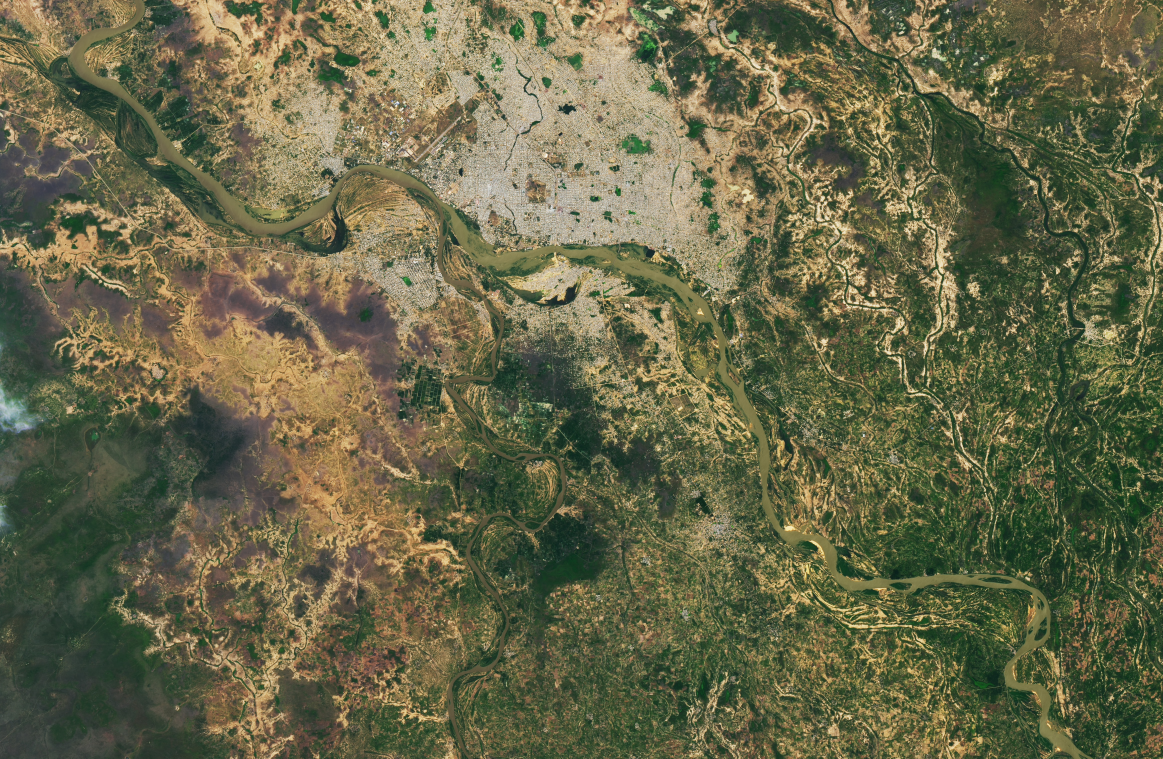
#> input picture isat/rgb.jpg, 3488 x 2276 px (shown at 1/3 size)
$ jupyter execute --allow-errors tp2.ipynb
#> lines starting #> are read from the running program, lines starting #| are printed output that depends on the picture; long printed decimals are rounded
[cell 1]
import numpy as np
import matplotlib.pyplot as plt
from PIL import Image
import math
import cv2
import os
from os.path import isfile, join

[cell 2]
rgb_image=plt.imread("rgb.jpg")
#> rgb_image is the input picture: shape (2276, 3488, 3); mean R, G, B 103.3, 102.8, 72.9

plt.imshow(rgb_image)

[cell 3]
def cut_image(img,x,y,t1,t2):
#> called with x = 0, y = 0, t1 = 400, t2 = 400
    return img[x:t1+x,y:t2+y,:]
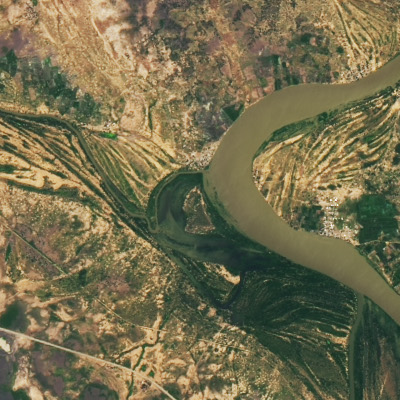
#> returned value: shape (400, 400, 3); mean of channels 0, 1, 2 116.2, 109.4, 78.1; drawn as R, G, B

def save_image(img,name,format="png"):
    im = Image.fromarray(img)
    im.save(f"{name}."+format)


cutted_image=cut_image(rgb_image,0,0,400,400)

plt.imshow(cutted_image)
#save_image(cv2.cvtColor(cutted_image, cv2.COLOR_BGR2GRAY),"my_image","jpeg")

[cell 4]
save_image(cutted_image,"my_image","png")
save_image(cutted_image,"my_image","jpeg")
save_image(cutted_image,"my_image","bmp")
save_image(cutted_image,"my_image","tiff")
save_image(cutted_image,"my_image","gif")

[cell 5]
files = [f for f in os.listdir(".") if isfile(join(".", f)) and f.split(".")[0]=="my_image" ]

png_image=plt.imread(files[0])
plt.title(files[0].split(".")[1])
plt.imshow(png_image)
print("Taille image format png:", os.stat(files[0]).st_size/(1024),"KB")

[cell 6]
bmp_img=plt.imread(files[1])
plt.title(files[1].split(".")[1])
plt.imshow(bmp_img)
print("Taille image format bmp:", os.stat(files[1]).st_size/(1024),"KB")

[cell 7]
gif_img=plt.imread(files[2])
plt.title(files[2].split(".")[1])
plt.imshow(gif_img)
print("Taille image format png:", os.stat(files[2]).st_size/(1024),"KB")

[cell 8]
tiff_img=plt.imread(files[3])
plt.title(files[3].split(".")[1])
plt.imshow(tiff_img)
print("Taille image format png:", os.stat(files[3]).st_size/(1024),"KB")

[cell 9]
jpeg_img=plt.imread(files[4])
plt.title(files[4].split(".")[1])
plt.imshow(jpeg_img)
print("Taille image format png:", os.stat(files[4]).st_size/(1024),"KB")

<h3>Mean quared error:</h3>

[cell 10]
def mean_squard_error(refrence,to_compare):
   return np.square(refrence-to_compare).mean()

print("mse(png,jpeg):",mean_squard_error(png_image*255,jpeg_img))
#| mse(png,jpeg): 86.2435
#> (the rest of this cell did not finish here and is left out)

[cell 11]
def rgb_components(img):
    img=img.copy()
    return img[:,:,0],img[:,:,1],img[:,:,2]

r_jpeg,g_jpeg,b_jpeg=rgb_components(jpeg_img)
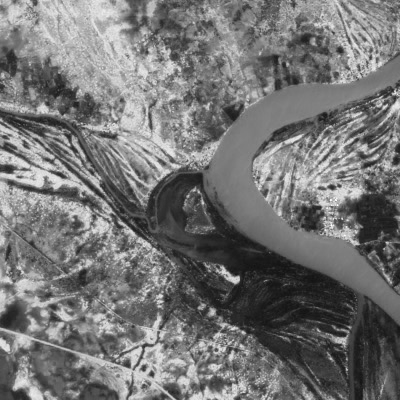
#> r_jpeg: shape (400, 400); min 18, max 255, mean 116.2
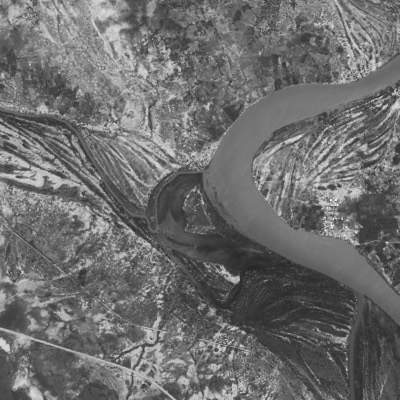
#> g_jpeg: shape (400, 400); min 34, max 246, mean 109.4
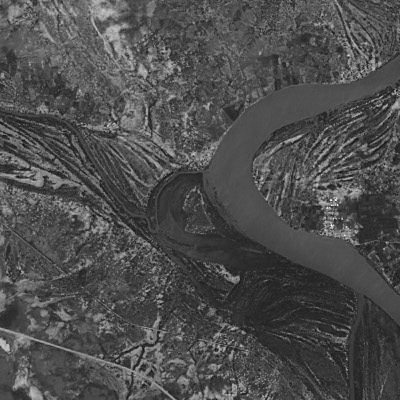
#> b_jpeg: shape (400, 400); min 15, max 247, mean 78.1

def histo(img,x):

#> called with x = 0
    counts=np.count_nonzero(img==x)
#> counts = 0
    return counts

r_histograme=[histo(r_jpeg,i) for i in range(256)]
#> r_histograme = 256 values, max 1838 at index 126, min 0 at index 0, mean 625
g_histograme=[histo(g_jpeg,i) for i in range(256)]
#> g_histograme = 256 values, max 2191 at index 118, min 0 at index 0, mean 625
b_histograme=[histo(b_jpeg,i) for i in range(256)]
#> b_histograme = 256 values, max 3761 at index 79, min 0 at index 0, mean 625
plt.plot(np.arange(0,256,1),r_histograme,c="red")
plt.plot(np.arange(0,256,1),g_histograme,c="green")
plt.plot(np.arange(0,256,1),b_histograme,c="blue")
plt.title("jpeg")
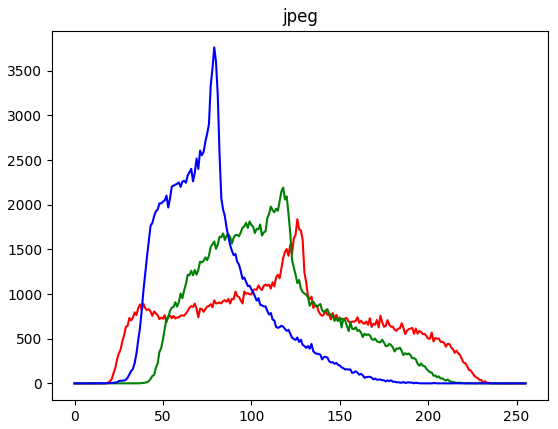
#> figure drawn by matplotlib, 1 panel; curve peaks at x = 126, y = 1838; curve peaks at x = 118, y = 2191; curve peaks at x = 79, y = 3761

[cell 12]
n=r_jpeg.shape[0]
#> n = 400
m=r_jpeg.shape[1]
#> m = 400

def pdf2(img,x):
#> called with x = 0
    n=img.shape[0]*img.shape[1]
#> n = 160000
    counts=np.count_nonzero(img==x)
#> counts = 0
    return counts/n

values=np.arange(0,256,1)
probs=np.array([pdf2(r_jpeg,i) for i in range(256)])
#> probs = 256 values, max 0.0115 at index 126, min 0 at index 0, mean 0.00391
plt.plot(values,probs)
plt.title("pdf")

def cdf(x,probs):
    return np.sum(probs[0:x])


def equa_pdf(x,probs):
    L=256
    return np.round((cdf(x,probs))*(L-1))
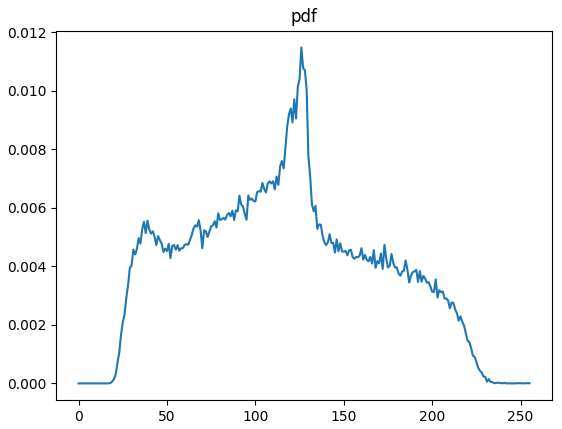
#> figure drawn by matplotlib, 1 panel; curve peaks at x = 126, y = 0.0115

[cell 13]
arr=np.array([equa_pdf(i,probs) for i in range(0,256)])
#> arr = 256 values from 0 to 255

hist,bins = np.histogram(arr,256,range=(0,256))
#> hist = 256 values, max 29 at index 255, min 0 at index 11, mean 1; bins = 257 values from 0 to 256

plt.hist(arr.flatten(),bins,[0,256], color = 'r')

plt.show()
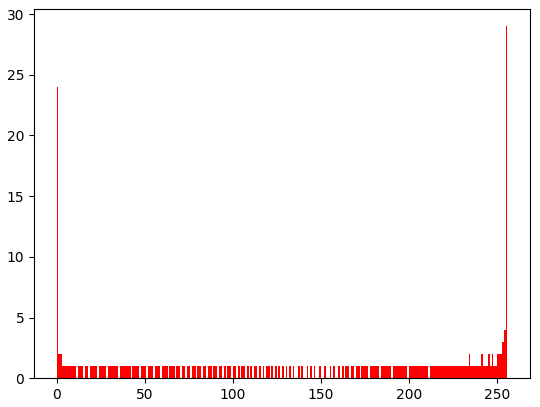
#> figure drawn by matplotlib, 1 panel; tallest bar 29 high, from x = 255 to 256

[cell 14]
r=r_jpeg.copy()
for i in range(400):
    for j in range(m):
        r_jpeg[i][j]=int(arr[r[i][j]])
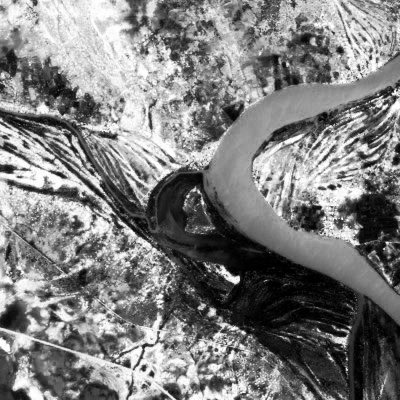
#> r_jpeg: shape (400, 400); min 0, max 255, mean 126.8


hist,bins = np.histogram(r_jpeg,256,range=(0,256))
#> hist = 256 values, max 1838 at index 149, min 0 at index 11, mean 625

plt.hist(r_jpeg.flatten(),bins,[0,256], color = 'r')

plt.show()
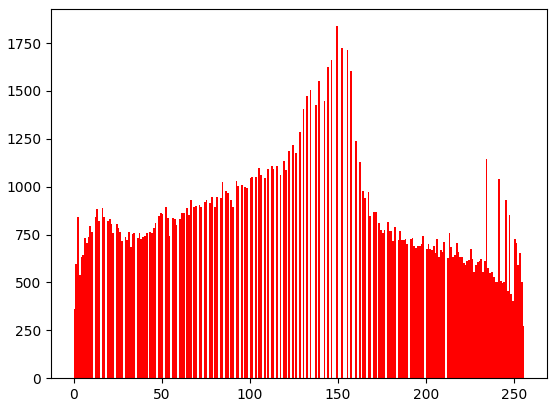
#> figure drawn by matplotlib, 1 panel; tallest bar 1838 high, from x = 149 to 150

$ run again, with isat/my_image.jpeg copied over isat/rgb.jpg
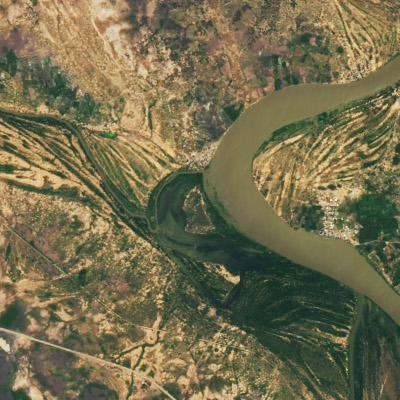
#> input picture isat/my_image.jpeg, 400 x 400 px
#> rgb_image is the input picture: shape (400, 400, 3); mean R, G, B 116.2, 109.4, 78.1
#| mse(png,jpeg): 86.097
#> in histo, `counts=np.count_nonzero(img==x)`: counts = 0
#> r_histograme = 256 values, max 1753 at index 125, min 0 at index 0, mean 625
#> g_histograme = 256 values, max 2269 at index 119, min 0 at index 0, mean 625
#> b_histograme = 256 values, max 3299 at index 78, min 0 at index 2, mean 625
#> in pdf2, `counts=np.count_nonzero(img==x)`: counts = 0
#> probs = 256 values, max 0.011 at index 125, min 0 at index 0, mean 0.00391
#> arr = 256 values from 0 to 255
#> `hist,bins = np.histogram(arr,256,range=(0,256))`: hist = 256 values, max 24 at index 0, min 0 at index 12, mean 1; bins = 257 values from 0 to 256
#> after the loop `for i in range(400):`:
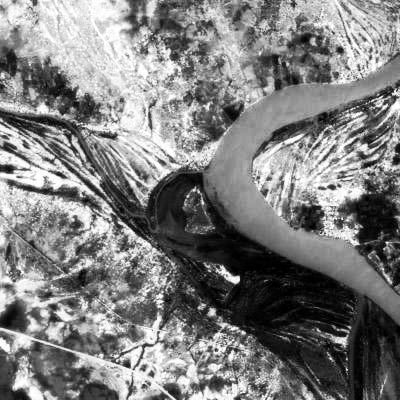
#> r_jpeg: shape (400, 400); min 0, max 255, mean 126.8
#> `hist,bins = np.histogram(r_jpeg,256,range=(0,256))`: hist = 256 values, max 1753 at index 147, min 0 at index 12, mean 625
#> `plt.show()`:
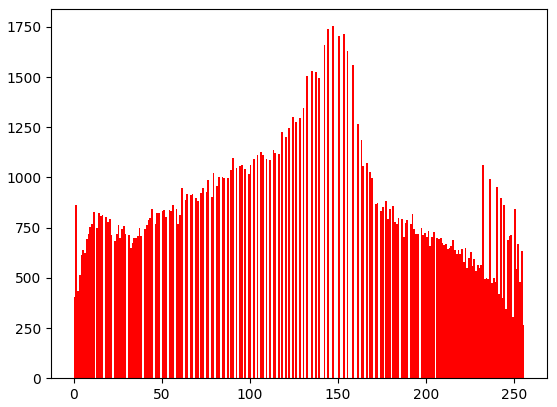
#> figure drawn by matplotlib, 1 panel; tallest bar 1753 high, from x = 147 to 148
